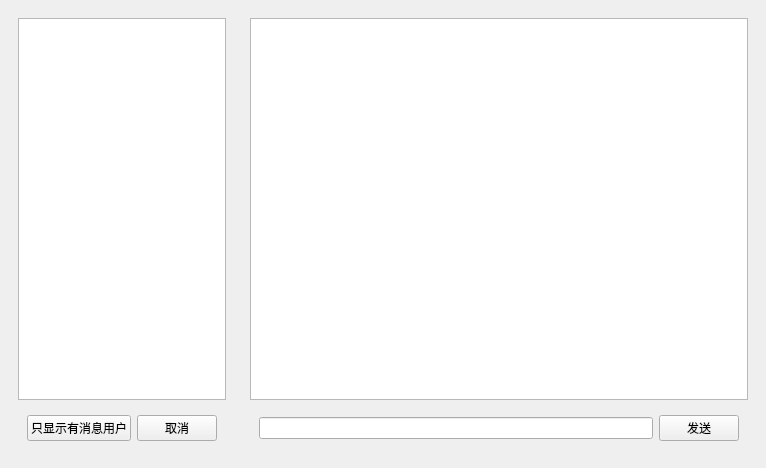
<?xml version="1.0" encoding="UTF-8"?>
<ui version="4.0">
 <class>MainWindow</class>
 <widget class="QMainWindow" name="MainWindow">
  <property name="geometry">
   <rect>
    <x>0</x>
    <y>0</y>
    <width>766</width>
    <height>468</height>
   </rect>
  </property>
  <property name="sizePolicy">
   <sizepolicy hsizetype="Preferred" vsizetype="Preferred">
    <horstretch>0</horstretch>
    <verstretch>0</verstretch>
   </sizepolicy>
  </property>
  <property name="windowTitle">
   <string>MainWindow</string>
  </property>
  <widget class="QWidget" name="centralwidget">
   <layout class="QHBoxLayout" name="horizontalLayout_3" stretch="1,5">
    <item>
     <widget class="QWidget" name="widget_2" native="true">
      <layout class="QVBoxLayout" name="verticalLayout">
       <item>
        <widget class="QListView" name="listView"/>
       </item>
       <item>
        <widget class="QWidget" name="widget" native="true">
         <layout class="QHBoxLayout" name="horizontalLayout">
          <item>
           <widget class="QPushButton" name="pushButton_2">
            <property name="text">
             <string>只显示有消息用户</string>
            </property>
           </widget>
          </item>
          <item>
           <spacer name="horizontalSpacer">
            <property name="orientation">
             <enum>Qt::Horizontal</enum>
            </property>
            <property name="sizeHint" stdset="0">
             <size>
              <width>40</width>
              <height>20</height>
             </size>
            </property>
           </spacer>
          </item>
          <item>
           <widget class="QPushButton" name="pushButton_3">
            <property name="text">
             <string>取消</string>
            </property>
           </widget>
          </item>
         </layout>
        </widget>
       </item>
      </layout>
     </widget>
    </item>
    <item>
     <widget class="QWidget" name="widget_4" native="true">
      <layout class="QVBoxLayout" name="verticalLayout_2">
       <item>
        <widget class="QTextBrowser" name="textBrowser"/>
       </item>
       <item>
        <widget class="QWidget" name="widget_3" native="true">
         <layout class="QHBoxLayout" name="horizontalLayout_2">
          <item>
           <widget class="QLineEdit" name="lineEdit"/>
          </item>
          <item>
           <widget class="QPushButton" name="pushButton">
            <property name="text">
             <string>发送</string>
            </property>
           </widget>
          </item>
         </layout>
        </widget>
       </item>
      </layout>
     </widget>
    </item>
   </layout>
  </widget>
 </widget>
 <resources/>
 <connections/>
</ui>
